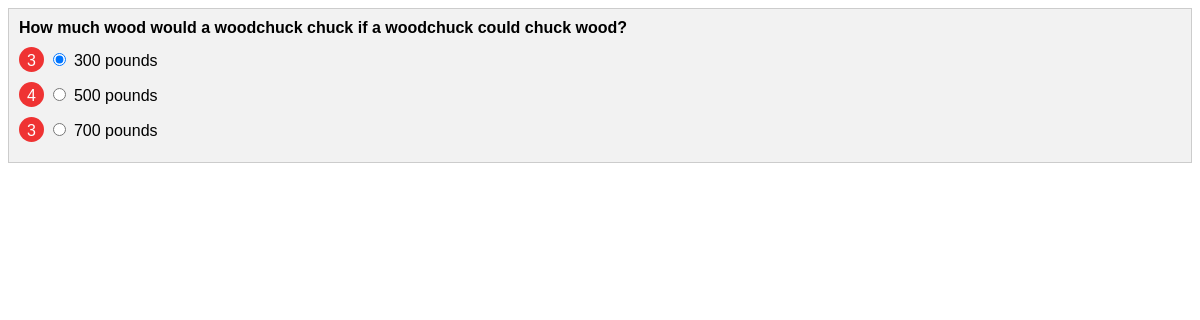
The page /demo2/3a-vote.php on the database its author committed.
### tables this page shows
CREATE TABLE `poll_questions` (
  `poll_id` int(11) NOT NULL,
  `poll_question` text NOT NULL
);

### demo2/2-poll.php (called while the page is built, shortened)
<?php
class Poll {
  private $pdo = null;
  function __construct(){
    try {
      $this->pdo = new PDO(
        "mysql:host=".DB_HOST.";dbname=".DB_NAME.";charset=".DB_CHARSET,
        DB_USER, DB_PASSWORD, [
          PDO::ATTR_ERRMODE => PDO::ERRMODE_EXCEPTION,
          PDO::ATTR_DEFAULT_FETCH_MODE => PDO::FETCH_ASSOC
        ]
      );
    } catch (Exception $ex) { die($ex->getMessage()); }
  }
  function get ($pid, $uid=null) {
    $poll = ["q"=>"", "o"=>[], "v"=>[], "u"=>null];
    $this->stmt = $this->pdo->prepare("SELECT * FROM `poll_questions` WHERE `poll_id`=?");
    $this->stmt->execute([$pid]);
    while ($row = $this->stmt->fetch()) { $poll['q'] = $row['poll_question']; }
    $this->stmt = $this->pdo->prepare("SELECT * FROM `poll_options` WHERE `poll_id`=?");
    $this->stmt->execute([$pid]);
    while ($row = $this->stmt->fetch()) { $poll['o'][$row['option_id']] = $row['option_text']; }
    $this->stmt = $this->pdo->prepare(
      "SELECT COUNT(`option_id`) `votes`, `option_id` FROM `poll_votes` WHERE `poll_id`=? GROUP BY `option_id`"
    );
    $this->stmt->execute([$pid]);
    while ($row = $this->stmt->fetch()) { $poll['v'][$row['option_id']] = $row['votes']; }
    if ($uid !== null) {
      $this->stmt = $this->pdo->prepare("SELECT * FROM `poll_votes` WHERE `poll_id`=? AND `user_id`=?");
      $this->stmt->execute([$pid, $uid]);
      while ($row = $this->stmt->fetch()) { $poll['u'] = $row['option_id']; }
    }
    return $poll;
  }
}
$POLL = new Poll();

### demo2/3a-vote.php (the view, shortened to what this page needs)
<!DOCTYPE html>
<html>
  <head>
    <link rel="stylesheet" href="3b-vote.css"/>
  </head>
  <body>
    <?php
    require "2-poll.php";
    $pid = 1;
    $uid = 1;
    $poll = $POLL->get($pid, $uid); ?>
    <div id="pollWRAP">
      <div id="pollQN"><?=$poll['q']?></div>
      <form id="pollOPT" method="post">
        <?php foreach ($poll['o'] as $oid=>$o) { ?>
        <label>
          <span class="votes"><?=$poll['v'][$oid]?></span>
          <input type="radio" name="vote" value="<?=$oid?>"
                 onchange="document.getElementById('pollOPT').submit()"
                 <?=($oid==$poll['u']) ? "checked " : ""?>>
          <?=$o?>
        </label>
        <?php } ?>
      </form>
    </div>
  </body>
</html>

### demo2/3b-vote.css (style rules this page uses)
html, body { font-family: arial, sans-serif; }
#pollWRAP { padding: 10px; background: #f2f2f2; border: 1px solid #ccc; }
#pollQN { font-weight: bold; margin-bottom: 10px; }
#pollOPT label { display: block; width: 100%; margin-bottom: 10px; }
.votes { display: inline-block; width: 15px; height: 15px; border-radius: 50%; padding: 5px; text-align: center; background: #ef3333; color: #fff; }

### rows shown on the page
poll_questions: poll_question "How much wood would a woodchuck chuck if a woodchuck could chuck wood?", poll_id "☑ 3 300 pounds", poll_id "☐ 4 500 pounds", poll_id "☐ 3 700 pounds"

### other values the page prints
$poll['v'][$oid] "3"
$o "300 pounds"
$poll['v'][$oid] "4"
$o "500 pounds"
$o "700 pounds"
